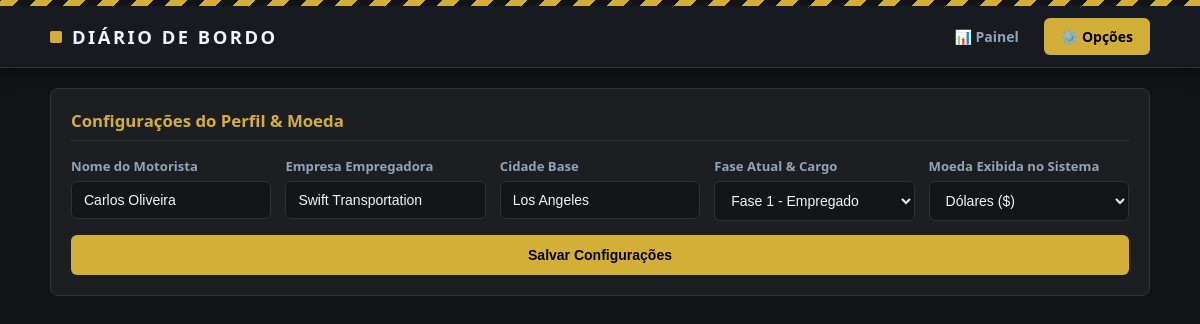
The page /opcoes on the database its author committed.
### app.py (models this page shows, shortened)
class Jogador(db.Model):
    id = db.Column(db.Integer, primary_key=True)
    nome = db.Column(db.String(100), default="Motorista")
    empresa_base = db.Column(db.String(100), default="Swift Transportation")
    cidade_base = db.Column(db.String(100), default="Los Angeles")
    fase = db.Column(db.Integer, default=1)
    cargo = db.Column(db.String(100), default="Empregado")
    moeda = db.Column(db.String(10), default="$")
    saldo = db.Column(db.Float, default=0.0)
    total_salarios = db.Column(db.Float, default=0.0)
    dias_trabalhados = db.Column(db.Integer, default=1)
    ciclo = db.Column(db.Integer, default=1)

### app.py (the view, shortened to what this page needs)
@app.route('/opcoes', methods=['GET', 'POST'])
@app.route('/salvar_opcoes', methods=['POST'])
def opcoes():
    jogador = Jogador.query.first()
    if not jogador:
        jogador = Jogador()
        db.session.add(jogador)
    return render_template('opcoes.html', jogador=jogador, aba_ativa='opcoes')

### templates/opcoes.html (shortened to what this page needs)
{% extends 'base.html' %}
{% block content %}
<div class="form-section">
    <h3 class="section-title">Configurações do Perfil & Moeda</h3>
    <form action="/salvar_opcoes" method="POST">
        <div class="form-grid">
            <div class="form-group">
                <label>Nome do Motorista</label>
                <input type="text" name="nome" value="{{ jogador.nome }}" required>
            </div>
            <div class="form-group">
                <label>Empresa Empregadora</label>
                <input type="text" name="empresa_base" value="{{ jogador.empresa_base }}" required>
            </div>
            <div class="form-group">
                <label>Cidade Base</label>
                <input type="text" name="cidade_base" value="{{ jogador.cidade_base }}" required>
            </div>
            <div class="form-group">
                <label>Fase Atual & Cargo</label>
                <select name="fase">
                    <option value="1" {% if jogador.fase == 1 %}selected{% endif %}>Fase 1 - Empregado</option>
                </select>
            </div>
            <div class="form-group">
                <label>Moeda Exibida no Sistema</label>
                <select name="moeda">
                    <option value="$" {% if jogador.moeda == '$' or not jogador.moeda %}selected{% endif %}>Dólares ($)</option>
                </select>
            </div>
        </div>
        <button type="submit" class="btn-submit">Salvar Configurações</button>
    </form>
</div>
{% endblock %}

### static/css/style.css (style rules this page uses)
:root { --bg-principal: #121316; --bg-card: #1c1e22; --bg-input: #141518; --dourado: #d4af37; --dourado-hover: #f5c518; --texto-claro: #f1f5f9; --texto-mudo: #94a3b8; --borda: #2e323b; --vermelho: #ef4444; --vermelho-hover: #dc2626; --verde: #22c55e; --azul-tag: #3b82f6; }
body { font-family: 'Segoe UI', system-ui, -apple-system, sans-serif; background: var(--bg-principal); margin: 0; padding: 0 0 40px 0; color: var(--texto-claro); }
.form-section, .table-section { background: var(--bg-card); border: 1px solid var(--borda); padding: 20px; border-radius: 8px; margin-bottom: 20px; }
.section-title { color: var(--dourado); margin-top: 0; margin-bottom: 16px; font-size: 1.05em; border-bottom: 1px solid var(--borda); padding-bottom: 8px; display: flex; justify-content: space-between; align-items: center; }
.form-grid { display: grid; grid-template-columns: repeat(auto-fit, minmax(170px, 1fr)); gap: 14px; }
.form-group { display: flex; flex-direction: column; gap: 6px; }
label { font-size: 0.82em; color: var(--texto-mudo); font-weight: 600; }
input, select { background: var(--bg-input); border: 1px solid var(--borda); color: var(--texto-claro); padding: 10px 12px; border-radius: 6px; font-size: 14px; transition: all 0.2s ease; }
.btn-submit { background: var(--dourado); color: #000; border: none; padding: 12px 24px; border-radius: 6px; cursor: pointer; font-weight: bold; font-size: 14px; width: 100%; margin-top: 14px; transition: background 0.2s; }

### rows shown on the page
Jogador: nome "Carlos Oliveira", empresa_base "Swift Transportation", cidade_base "Los Angeles", fase "Fase 1 - Empregado", moeda "Dólares ($)"
